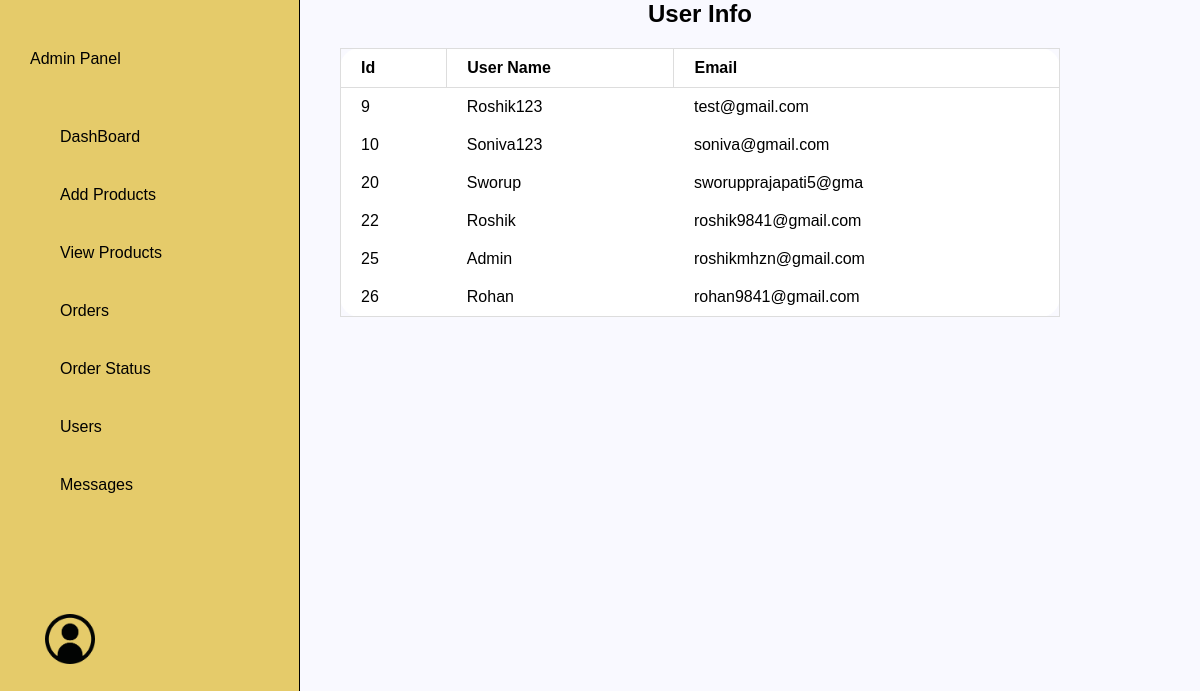
/admin/userview.php, run on the app's committed database.
### tables this page shows
CREATE TABLE `userinfo` (
  `id` int(11) NOT NULL,
  `Username` varchar(20) DEFAULT NULL,
  `Number` varchar(20) DEFAULT NULL,
  `Email` varchar(20) DEFAULT NULL,
  `Password` varchar(255) DEFAULT NULL,
  `Token` varchar(255) NOT NULL,
  `Verified` tinyint(1) DEFAULT 0
);

### admin/userview.php (the view, shortened to what this page needs)
<!DOCTYPE html>
<html lang="en">
<head>
    <link rel="stylesheet" href="admin-style/style.css" type="text/css">
</head>
<body>
<?php
    include('adminHeader.php');
    ?>
<section class="display_product">
<div class="display_message">
    <h2 class="title">User Info</h2>
    <table class="admin-table">
        <thead>
            <th>Id</th>
            <th>User Name</th>
            <th>Email</th>
        </thead>
        <tbody>
            <?php
            $select_products = mysqli_query($con, "SELECT * FROM userinfo ");
            if(mysqli_num_rows($select_products)>0){
                while($row=mysqli_fetch_assoc($select_products)){
            ?>
            <tr>
                <td><?php echo $row['id'];?></td>
                <td><?php echo $row['Username'];?></td>
                <td><?php echo $row['Email'];?></td>
            </tr>
            <?php
            };
        };
            ?>
        </tbody>
    </table>
</div>
</section>
</body>
</html>

### admin/admin-style/style.css (style rules this page uses)
.display_message { text-align: center; }
.admin-table { background-color: #FFFFFF; padding: 20px; border: 1px solid #ddd; border-radius: 20px; width: 100%; border-collapse: collapse; margin: 20px 0; }
.admin-table th { padding: 10px 20px; border: 1px solid #ddd; text-align: left; }
.admin-table td { padding: 10px 20px; text-align: left; }
body { background-color: #f9f9ff; display: flex; justify-content: center; }
.display_product { width: 60%; margin-right: 140px; }

### admin/adminHeader.php (style rules this page uses)
* { margin: 0; padding: 0; box-sizing: border-box; }
html, body { height: 100%; }
body { font-family: Arial, Helvetica, sans-serif; display: flex; }

### data on the page
userinfo: id "9", Username "Roshik123", Email "test@gmail.com"
userinfo: id "10", Username "Soniva123", Email "soniva@gmail.com"
userinfo: id "20", Username "Sworup", Email "sworupprajapati5@gma"
userinfo: id "22", Username "Roshik", Email "roshik9841@gmail.com"
userinfo: id "25", Username "Admin", Email "roshikmhzn@gmail.com"
userinfo: id "26", Username "Rohan", Email "rohan9841@gmail.com"
